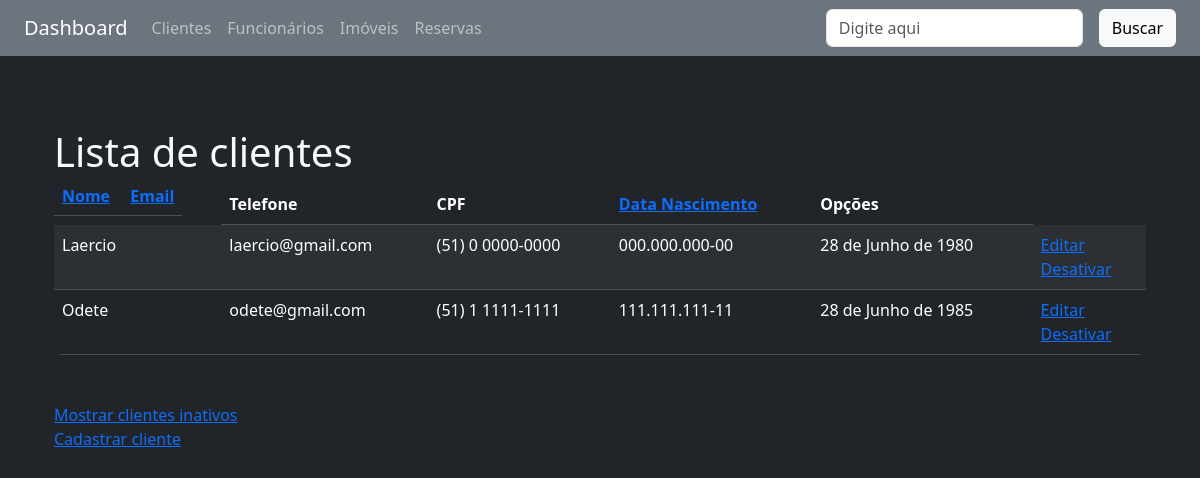
The page /clientes/nome/ on the database as committed earlier.
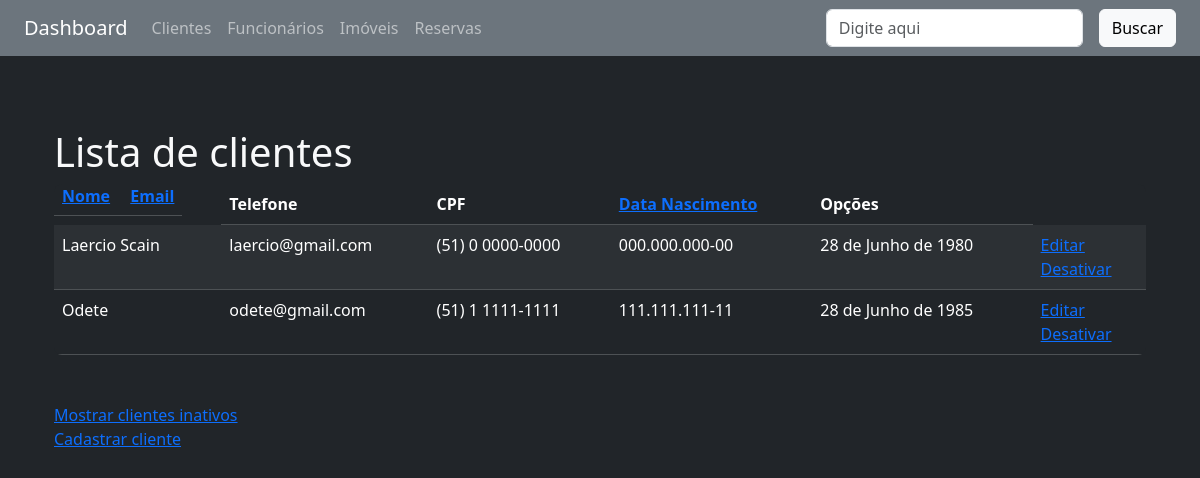
The same page on the database as committed later.
### clientes/models.py (models this page shows, shortened)
class Cliente(models.Model):
    nome = models.CharField(max_length=100)
    email = models.EmailField(unique=True)
    telefone = models.CharField(max_length=20)
    cpf = models.CharField(max_length=14, unique=True)
    data_nascimento = models.DateField(null=True, blank=True)
    ativo = models.BooleanField(default=True)

### clientes/views.py (the view)
# urls.py: path('<campo>/', clientes, name="lista"),
def clientes(request, campo):
    query = request.GET.get('busca', '')
    if campo == 'nome' and query:
        clientes = Cliente.objects.filter(ativo=True, nome__icontains=query)
    else:
        clientes = Cliente.objects.filter(ativo=True)
    if campo:
        campo_ordenacao = ORDENACAO_CLIENTES_LOOKUP.get(campo, 'nome')
        clientes = clientes.order_by(campo_ordenacao)
    dados = {'clientes': clientes, 'ativos': True,
             'query': query, 'campo': campo}
    return render(request, 'clientes/lista.html', dados)

### clientes/templates/clientes/lista.html (shortened to what this page needs)
{% extends 'base.html' %}
{% load heroicons %}
{% block content %}
<div class="container-sm mt-5">
    <h1 class="h1">Lista de clientes</h1>
</div>
<div class="container-sm mt-2">
    <div class="bg-dark rounded-3 overflow-hidden">
        <table cellpadding="5" cellspacing="1" class="table table-dark table-striped mb-0">
            <thead>
                <tr>
                    <th class="d-inline">
                        {% if ativos %}
                        <a href="{% url 'clientes:lista' 'nome' %}">Nome</a>
                        {% else %}
                        <a href="{% url 'clientes:lista_inativos' 'nome' %}">Nome</a>
                        {% endif %}
                    </th>
                    <th class="d-inline">
                        {% if ativos %}
                        <a href="{% url 'clientes:lista' 'email' %}">Email</a>
                        {% else %}
                        <a href="{% url 'clientes:lista_inativos' 'email' %}">Email</a>
                        {% endif %}
                    </th>
                    <th>Telefone</th>
                    <th>CPF</th>
                    <th>
                        {% if ativos %}
                        <a href="{% url 'clientes:lista' 'data_nascimento' %}">Data Nascimento</a>
                        {% else %}
                        <a href="{% url 'clientes:lista_inativos' 'data_nascimento' %}">Data Nascimento</a>
                        {% endif %}
                    </th>
                    <th>Opções</th>
                </tr>
            </thead>
            <tbody>
                {% for cliente in clientes %}
                <tr>
                    <td>{{ cliente.nome }}</td>
                    <td>{{ cliente.email }}</td>
                    <td>{{ cliente.telefone }}</td>
                    <td>{{ cliente.cpf }}</td>
                    <td>{{ cliente.data_nascimento }}</td>
                    <td class="d-flex flex-column">
                        <a href="{% url 'clientes:editar' cliente.id %}">Editar</a>
                        {% if ativos %}
                        <a href="{% url 'clientes:desativar' cliente.id %}">Desativar</a>
                        {% else %}
                        <a href="{% url 'clientes:ativar' cliente.id %}">Ativar</a>
                        {% endif %}
                    </td>
                </tr>
                {% empty %}
                <tr>
                    <td colspan="6">Nenhum cliente cadastrado.</td>
                </tr>
                {% endfor %}
            </tbody>
        </table>
    </div>
</div>
<div class="container-sm mt-5 d-flex flex-column">
    {% if ativos %}
    <a href="{% url 'clientes:lista_inativos' 'nome' %}">Mostrar clientes inativos</a>
    {% else %}
    <a href="{% url 'clientes:lista' 'nome' %}">Mostrar clientes ativos</a>
    {% endif %}
    <a href="{% url 'clientes:cadastrar' %}">Cadastrar cliente</a>
</div>
{% endblock %}

Rows that differ between the two databases and show on the page:
changed Cliente "laercio@gmail.com": nome "Laercio" → "Laercio Scain"
